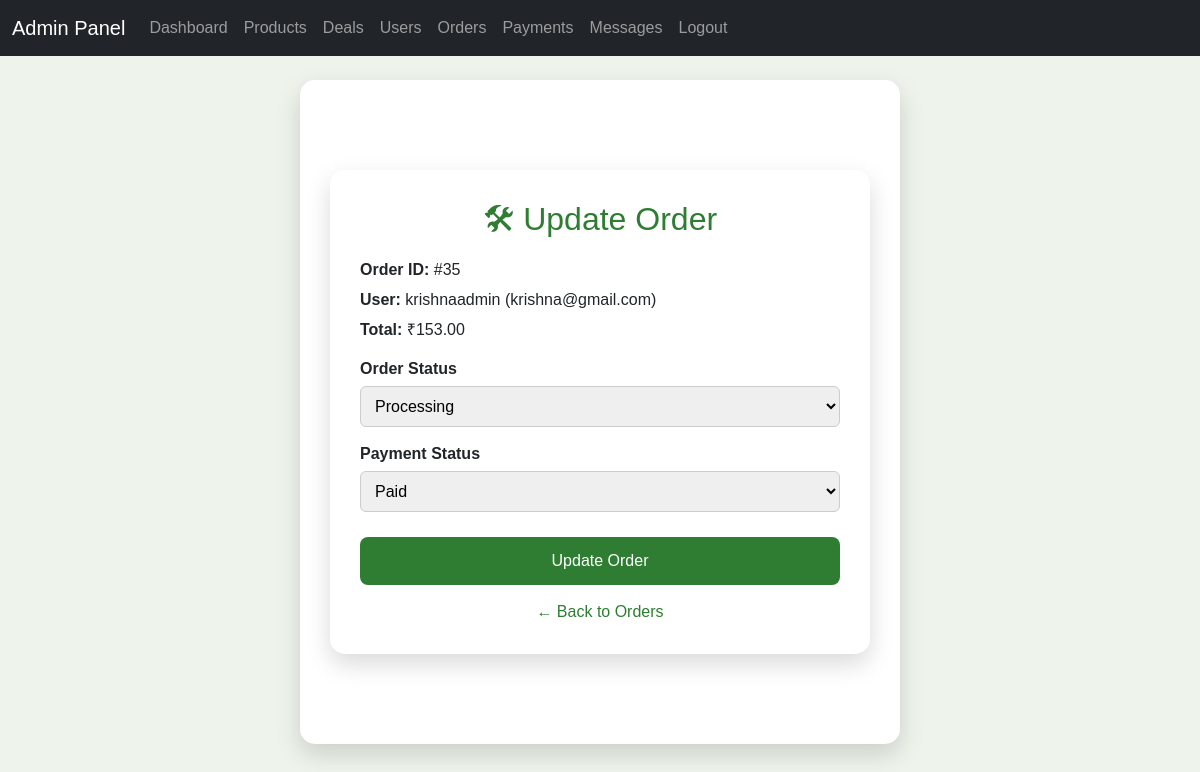
The app's page /update_order_status.php?id=35 (signed in) with its own data.
### tables this page shows
CREATE TABLE `orders` (
  `order_id` int(11) NOT NULL,
  `user_id` int(11) NOT NULL,
  `order_date` timestamp NOT NULL DEFAULT current_timestamp(),
  `order_total` decimal(10,2) NOT NULL,
  `payment_status` varchar(50) DEFAULT 'Pending',
  `order_status` varchar(50) DEFAULT 'Processing',
  `deal_code` varchar(50) DEFAULT NULL,
  `discount_amount` decimal(10,2) DEFAULT 0.00,
  `cancelled_by` enum('user','admin') DEFAULT NULL
);

CREATE TABLE `userr` (
  `U_id` int(11) NOT NULL,
  `U_name` varchar(100) NOT NULL,
  `U_email` varchar(100) DEFAULT NULL,
  `password` varchar(255) NOT NULL,
  `U_phone` varchar(15) DEFAULT NULL,
  `R__id` int(11) NOT NULL DEFAULT 2,
  `reset_token` varchar(255) DEFAULT NULL,
  `token_expiry` datetime DEFAULT NULL,
  `address` text NOT NULL,
  `created_at` timestamp NOT NULL DEFAULT current_timestamp()
);

### update_order_status.php (the view, shortened to what this page needs)
<?php
include 'config/db.php';
include 'admin_header.php';
$order_id = (int)$_GET['id'];
$order_q = mysqli_query($conn,
    "SELECT o.*, u.U_name, u.U_email
     FROM orders o
     JOIN userr u ON o.user_id = u.U_id
     WHERE o.order_id = $order_id"
);
$order = mysqli_fetch_assoc($order_q);
?>
<!DOCTYPE html>
<html>
<head>
</head>
<body>
<div class="container">
    <h2>🛠 Update Order</h2>
    <div class="info">
        <p><strong>Order ID:</strong> #<?php echo $order['order_id']; ?></p>
        <p><strong>User:</strong> <?php echo $order['U_name']; ?> (<?php echo $order['U_email']; ?>)</p>
        <p><strong>Total:</strong> ₹<?php echo number_format($order['order_total'],2); ?></p>
    </div>
    <form method="POST">
        <label>Order Status</label>
        <select name="order_status" required>
            <?php
            $statuses = ['Pending','Processing','Shipped','Delivered','Cancelled'];
            foreach($statuses as $s){
                $selected = ($order['order_status'] == $s) ? 'selected' : '';
                echo "<option value='$s' $selected>$s</option>";
            }
            ?>
        </select>
        <label>Payment Status</label>
        <select name="payment_status" required>
            <?php
            $payments = ['Pending','Paid','Failed'];
            foreach($payments as $p){
                $selected = ($order['payment_status'] == $p) ? 'selected' : '';
                echo "<option value='$p' $selected>$p</option>";
            }
            ?>
        </select>
        <button type="submit" name="update">Update Order</button>
    </form>
    <a href="admin_orders.php" class="back">← Back to Orders</a>
</div>
</body>
</html>

### update_order_status.php (style rules this page uses)
body { font-family: Arial, sans-serif; background:#eef3ec; }
.container { max-width:600px; margin:60px auto; background:white; padding:30px; border-radius:15px; box-shadow:0 10px 25px rgba(0,0,0,0.15); }
h2 { text-align:center; color:#2e7d32; margin-bottom:20px; }
.info p { font-size:16px; margin:6px 0; }
label { font-weight:bold; margin-top:15px; display:block; }
select { width:100%; padding:10px; margin-top:5px; border-radius:6px; border:1px solid #ccc; }
button { width:100%; margin-top:25px; padding:12px; background:#2e7d32; border:none; color:white; font-size:16px; border-radius:8px; cursor:pointer; }
.back { display:block; margin-top:15px; text-align:center; text-decoration:none; color:#2e7d32; }

### records on screen
orders: order_id "35", userr.U_name "krishnaadmin", userr.U_email "krishna@gmail.com", order_total "153.00"

### other values on screen
form field order_status "Processing"
form field payment_status "Paid"
